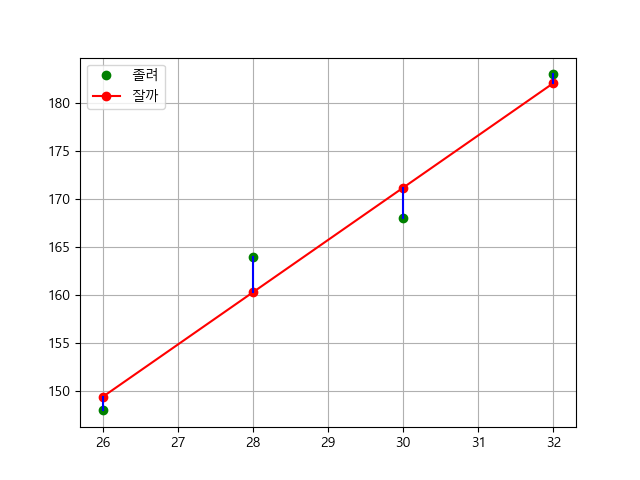

Generate this figure with Python:
import numpy as np
import matplotlib.pyplot as plt

plt.rc('font', family='MALGUN GOTHIC')

def myfunction(x):
    return 5.45 * x + 7.7

x = np.array([26, 28, 30, 32])
y = np.array([148, 164, 168, 183])
answer = myfunction(x)

print('x=', x)
print('y=', y)
print('answer=', answer)

print('오차 제곱의 총합 :', np.sum((answer-y)**2))
plt.plot(x, y, marker='o', color='g', linestyle='none', label='졸려')
plt.plot(x, answer, marker='o', color='r', linestyle='solid', label='잘까')

for idx in range(len(x)):
    xdata = []
    ydata = []

    xdata.append(x[idx])
    ydata.append(y[idx])

    xdata.append(x[idx])
    ydata.append(answer[idx])

    plt.plot(xdata, ydata, marker='', color='b', linestyle='solid')

filename = 'error_square_sum.png'
plt.legend(loc='upper left')
plt.grid(True)
plt.savefig(filename)